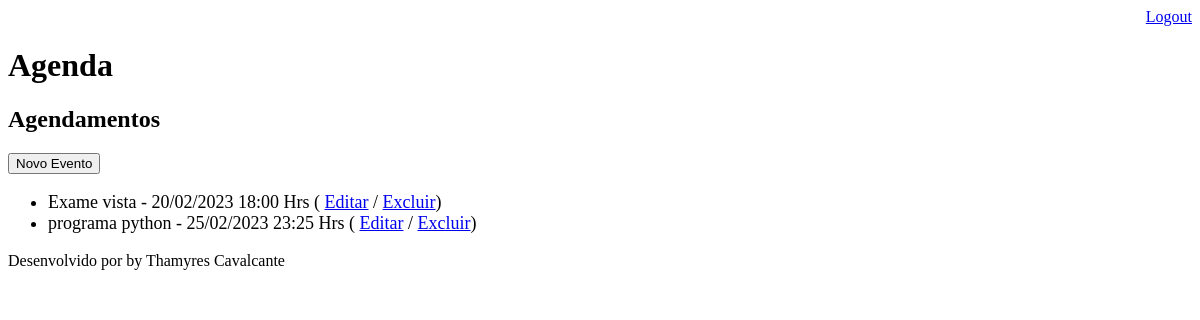
/agenda/ (signed in), run on an earlier commit of the app's database.
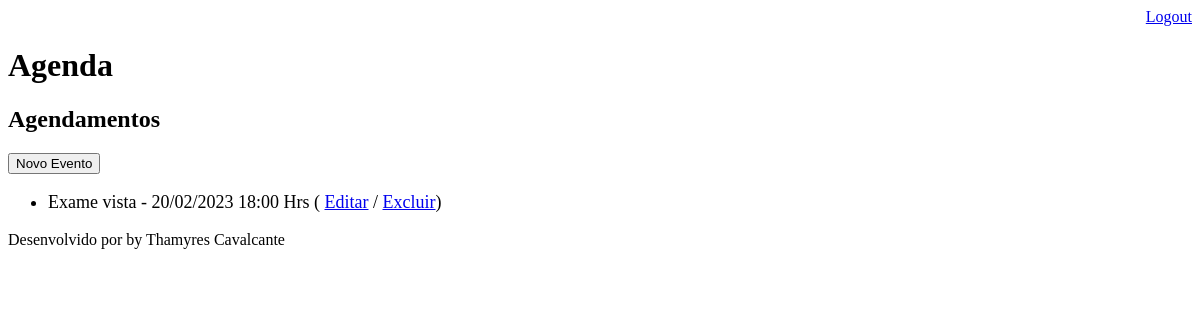
And on a later commit of the database.
### core/models.py (models this page shows, shortened)
class Evento(models.Model):
    titulo = models.CharField(max_length=100)   #limite de caracter
    descricao = models.TextField(blank=True, null=True)  #pode ser em branco ou null
    data_evento = models.DateTimeField(verbose_name='Data do Evento')   #para renomear como vai aparecer
    data_criacao = models.DateTimeField(auto_now=True)  #data atual do registro
    usuario = models.ForeignKey(User, on_delete=models.CASCADE)  #usar os usuarios do django / caso seja deletado, tds eventos tbm serão
    class Meta:
        db_table = 'evento'
    def get_data_evento(self):
        return self.data_evento.strftime('%d/%m/%Y %H:%M Hrs')
    def get_evento_atrasado(self):
        if self.data_evento < datetime.now():
            return True
        else:
            return False

### core/views.py (the view)
# urls.py: path('agenda/', views.lista_eventos),
@login_required(login_url='/login/')   #quando nao estiver autenticado vai levar para esse endereço
def lista_eventos(request):
    usuario = request.user
    data_atual = datetime.now() - timedelta(hours=1)                #pegar data atual verficar eventos passados
    evento = Evento.objects.filter(usuario=usuario,                 # define filtro para o usuario logado
                                   data_evento__gt=data_atual)      #gt => maior ou igual a data atual  /   lt => menor q data atual
    dados = {'eventos':evento}
    return render(request, 'agenda.html', dados)

### templates/agenda.html (shortened to what this page needs)
{% extends "model-page.html" %}
{% block content %}
    <h2>Agendamentos</h2>
    <a href="evento/">
        <button type="button">Novo Evento</button>
    </a>
    <ul style="font-size: 18px">
        {% for evento in eventos %}
            <li>
                <div style=>
                    {{ evento.titulo }} - {{ evento.get_data_evento }}
                    ( <a href="evento/?id={{ evento.id }}">Editar</a>
                    / <a href="evento/delete/{{ evento.id }}/">Excluir</a>)
                </div>
            </li>
        {% endfor %}
    </ul>
{% endblock %}

What changed in the data, as far as the page shows it:
removed Evento: titulo "programa python", get_data_evento "25/02/2023 23:25 Hrs"
